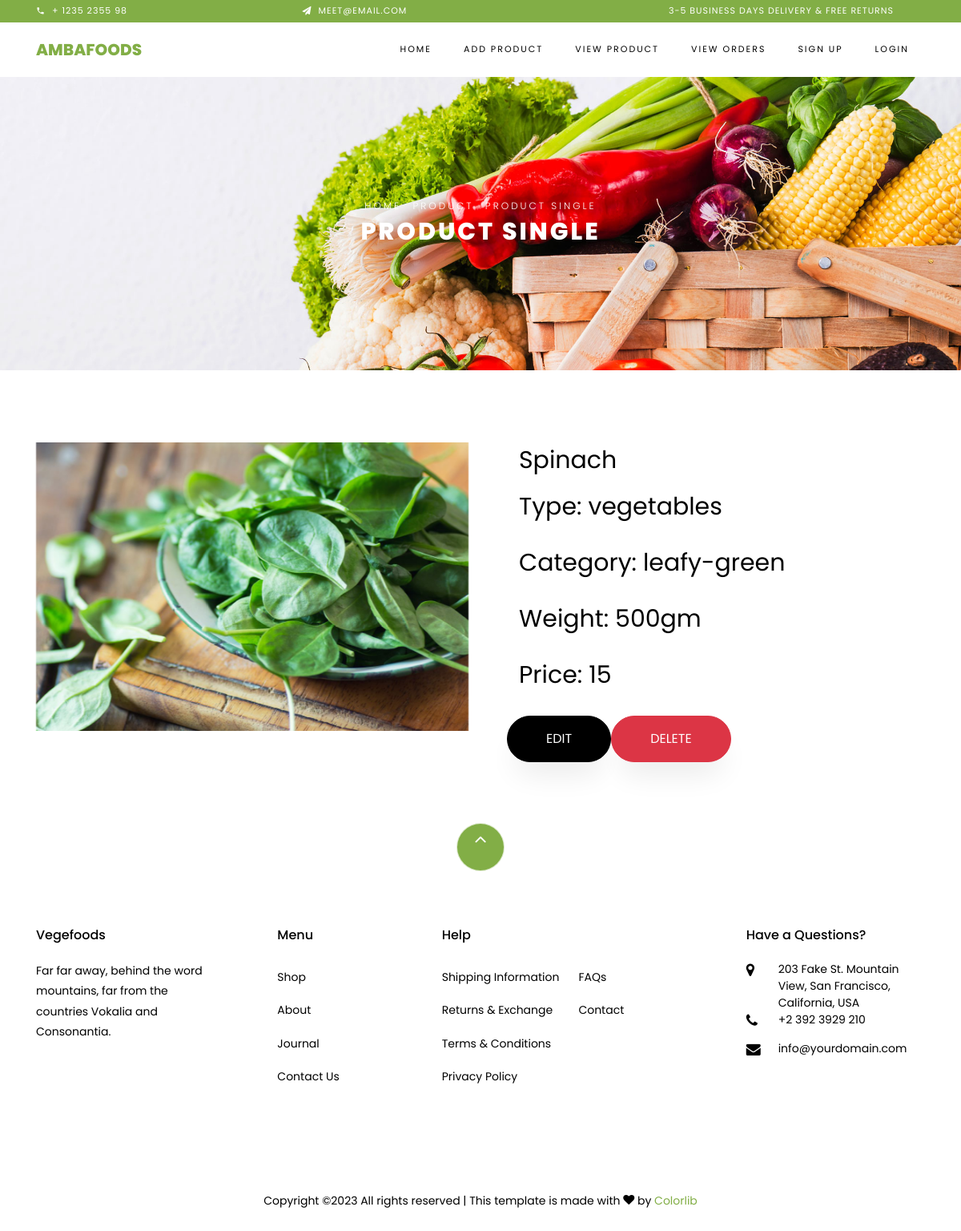
/seller-product-details/1, run on the app's committed database.
### myapp/models.py (models this page shows, shortened)
class Fruitage(models.Model):
    seller=models.ForeignKey(User,on_delete=models.CASCADE)
    category=(
        ('leafy-green','leafy-green'),
        ('cruciferous','cruciferous'),
        ('root','root'),
        ('pome','pome'),
        ('berries','berries'),
    )
    fruitage_category=models.CharField(max_length=100,choices=category)
    types=(
      ('vegetables','vegetables'),
      ('fruits','fruits'),
    )
    fruitage_type=models.CharField(max_length=100,choices=types)
    fruitage_price=models.PositiveIntegerField()
    weight=(
        ('500gm','500gm'),
        ('1kg','1kg'),
        ('2kg','2kg'),
        ('3kg','3kg'),
        ('4kg','4kg'),
        ('5kg','5kg'),
    )
    fruitage_weight=models.CharField(max_length=100,choices=weight)
    fruitage_name=models.CharField(max_length=100)
    fruitage_pic=models.ImageField(upload_to='product_pic/')

### myapp/views.py (the view)
# urls.py: path('seller-product-details/<int:pk>',views.seller_product_details, name='seller-product-details'),
def seller_product_details(request,pk):
    fruitage=Fruitage.objects.get(pk=pk)
    return render(request, 'seller-product-details.html', {'fruitage':fruitage})

### myapp/templates/seller-product-details.html (shortened to what this page needs)
{% extends 'seller-header.html' %}
{% load static %}
{% block content %}
<!DOCTYPE html>
<html lang="en">
  <head>
  </head>
  <body class="goto-here">
    <div class="hero-wrap hero-bread" style="background-image: url({% static 'images/bg_1.jpg' %} );">
      <div class="container">
        <div class="row no-gutters slider-text align-items-center justify-content-center">
          <div class="col-md-9 ftco-animate text-center">
          	<p class="breadcrumbs"><span class="mr-2"><a href="index.html">Home</a></span> <span class="mr-2"><a href="index.html">Product</a></span> <span>Product Single</span></p>
            <h1 class="mb-0 bread">Product Single</h1>
          </div>
        </div>
      </div>
    </div>
    <section class="ftco-section">
    	<div class="container">
    		<div class="row">
    			<div class="col-lg-6 mb-5 ftco-animate">
    				<a href="{{fruitage.fruitage_pic.url}}" class="image-popup"><img src="{{fruitage.fruitage_pic.url}}" class="img-fluid" alt="Colorlib Template"></a>
    			</div>
    			<div class="col-lg-6 product-details pl-md-5 ftco-animate">
    				<h3>{{fruitage.fruitage_name}}</h3>
    				<p class="price"><span>Type: {{fruitage.fruitage_type}}</span></p>
    				<p class="price"><span>Category: {{fruitage.fruitage_category}}</span></p>
    				<p class="price"><span>Weight: {{fruitage.fruitage_weight}}</span></p>
    				<p class="price"><span>Price: {{fruitage.fruitage_price}}</span></p>
						<div class="row mt-4">
          	<p><a href="{% url 'seller-product-edit' pk=fruitage.pk %}" class="btn btn-black py-3 px-5"> EDIT </a></p>
          	<p><a href="{% url 'seller-product-delete' pk=fruitage.pk %}" class="btn btn-danger py-3 px-5"> DELETE </a></p>
    			</div>
    		</div>
    	</div>
    </section>
  </body>
</html>
{% endblock %}

### data on the page
Fruitage: fruitage_pic (picture), fruitage_name "Spinach", fruitage_type "vegetables", fruitage_category "leafy-green", fruitage_weight "500gm", fruitage_price "15"
